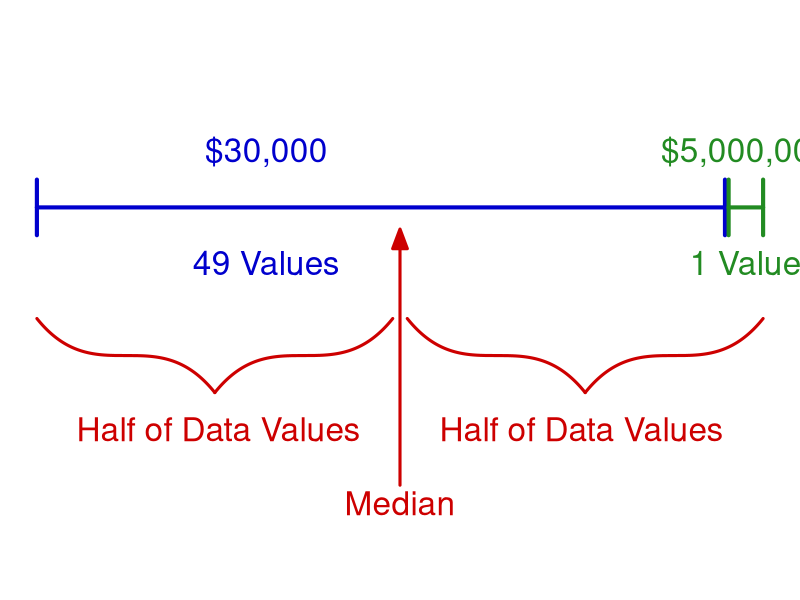

Write R code to recreate this figure.
xbar = (1 + 1 + 1 + 2 + 2 + 3 + 4 + 4 + 4 + 4 + 4)/11
xbar

xbar = (3*1 + 2*2 + 1*3 + 5*4)/11
xbar

x = c(1, 1, 1, 2, 2, 3, 4, 4, 4, 4, 4)
n = length(x)

xbar = sum(x)/n
xbar

x = c(1, 1, 1, 2, 2, 3, 4, 4, 4, 4, 4)

quantile(x, probs = 0.50)

x = c(3, 4, 8, 8, 10, 11, 12, 13, 14, 15, 15, 16, 16, 17, 17, 18, 21, 22, 22, 24, 24, 25, 26, 26, 27, 27, 29, 29, 31, 32, 33, 33, 34, 34, 35, 37, 40, 44, 44, 47)

# Find the Mean
n = length(x)

xbar = sum(x)/n
xbar

# Find the Median
M = median(x)
M

x = c(3, 4, 5, 7, 7, 7, 7, 8, 8, 9, 9, 10, 10, 10, 10, 10, 11, 12, 12, 13, 14, 14, 15, 15, 17, 17, 18, 19, 19, 19, 21, 21, 22, 22, 23, 24, 24, 24, 24)

# Find the Mean
n = length(x)

xbar = sum(x)/n
xbar

# Find the Median
M = quantile(x, probs = 0.50)
M

x = c(42, 24, 35, 31.5, 32.5, 32, 48.5, 35.5, 38, 40, 20.5, 37, 34, 41.5, 43, 49, 48, 28, 35, 48.5, 22, 35.5, 44.5, 39, 21.5, 34.5, 40)

# Find the Mean
N = length(x)

mu = sum(x)/N
mu

# Find the Median
M = quantile(x, probs = 0.50)
M

xbar = (1*5000000 + 49*30000)/50
xbar

library(shape)

png("visual_median.png", width = 1000, height = 300)

rangebar = function(x0, x1, y, d, col){
    segments(x0, y-d, x0, y+d, lwd = 4, col = col)
    segments(x0, y, x1, y, lwd = 4, col = col)
    segments(x1, y-d, x1, y+d, lwd = 4, col = col)
}

rangebrace = function(x0, x1, y, d, col){
    Y = seq(y, y+d, length = 500)
    Xl = (x1 - x0)/4 * ( (2/d)^(1/3) * sign(Y - (y + d/2))*abs(Y - (y + d/2))^(1/3) + 1 ) + (x0 + x1)/2
    Xr = (x1 - x0)/4 * ( -(2/d)^(1/3) * sign(Y - (y + d/2))*abs(Y - (y + d/2))^(1/3) - 1 ) + (x0 + x1)/2
    lines(Xl, Y, lwd = 3, col = col)
    lines(Xr, Y, lwd = 3, col = col)
}

c1 = "blue3"
c2 = "forestgreen"
c3 = "red3"

a = 0
b = 9.5
c = 10
eps = 0.025

par(mar = c(0, 0, 0, 0))
plot(NULL, xlim = c(-0.1, 10.1), ylim = c(-2, 1), axes = FALSE, ann = FALSE)
rangebar(a, b-eps, 0, 0.15, col = c1)
rangebar(b+eps, c, 0, 0.15, col = c2)

text(x = (a + b-eps)/3, y = 0.3, labels = "$30,000", cex = 2, col = c1)
text(x = (a + b-eps)/3, y = -0.3, labels = "49 Values", cex = 2, col = c1)
text(x = (b+eps + c)/2, y = 0.3, labels = "$5,000,000", cex = 2, col = c2)
text(x = (b+eps + c)/2, y = -0.3, labels = "1 Value", cex = 2, col = c2)

rangebrace(a, (a + c)/2 - 4*eps, -1, 0.4, col = c3)
rangebrace((a + c)/2 + 4*eps, c, -1, 0.4, col = c3)
text(x = (3*a + c)/4, y = -1.2, labels = "Half of Data Values", cex = 2, col = c3)
text(x = (a + 3*c)/4, y = -1.2, labels = "Half of Data Values", cex = 2, col = c3)

Arrows((a + c)/2, -1.5, (a + c)/2, -0.17, lwd = 3, col = c3, arr.type = "triangle", arr.width = 0.3)
text(x = (a + c)/2, y = -1.5, labels = "Median", cex = 2, pos = 1, col = c3)

dev.off()
